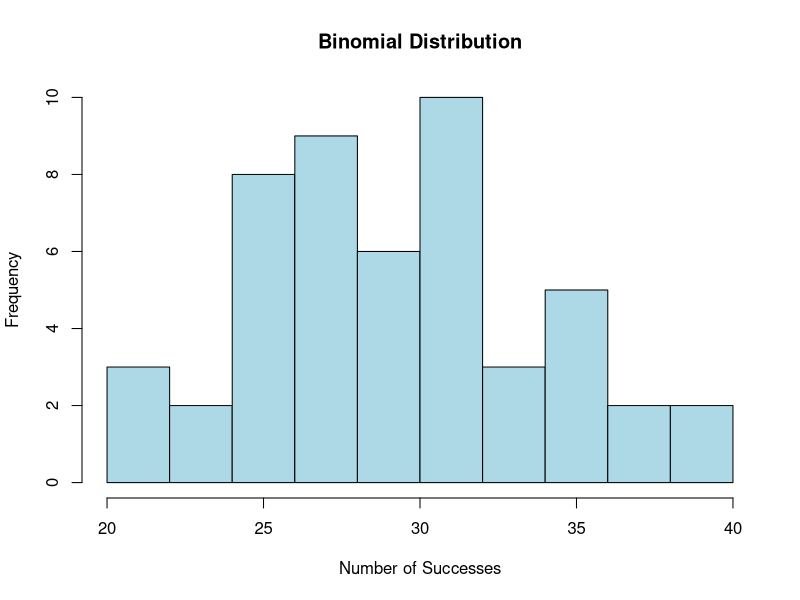
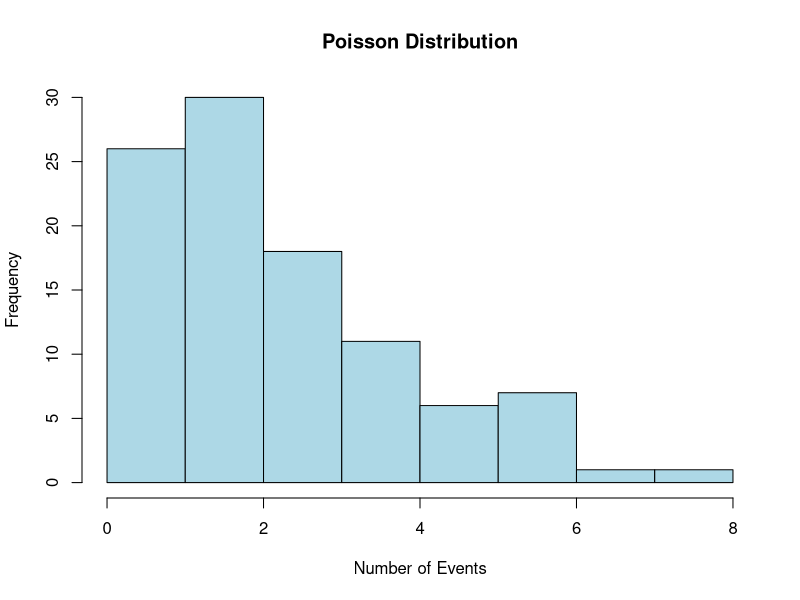

Write the R code that produced these figures, in order.
## ---- chunk 1
# Sample data set
data_set <- c(12, 15, 18, 21, 24, 27, 30, 33, 36, 39)

# Calculate the mean
mean_value <- mean(data_set)
cat("Mean:", mean_value, "\n")

# Calculate the sample standard deviation
std_deviation <- sd(data_set)
cat("Standard Deviation:", std_deviation, "\n")

# Calculate the sample variance
variance <- var(data_set)
cat("Variance:", variance, "\n")
## ---- chunk 2
# Define the possible values and their corresponding probabilities
values <- c(1, 2, 3, 4, 5)
probabilities <- c(0.1, 0.2, 0.3, 0.2, 0.2)

# Calculate the mean (expected value)
mean_value <- sum(values * probabilities)

# Print the result
cat("Mean (Expected Value) =", mean_value, "\n")
## ---- chunk 3
wt <- c(5,  5,  4,  1)/15
x <- c(3.7,3.3,3.5,2.8)
xm <- weighted.mean(x, wt)
xm
## ---- chunk 4
# Define the values of the random variable (x_i)
values <- c(1, 2, 3, 4, 5)

# Define the probabilities (P(x_i))
probabilities <- c(0.2, 0.3, 0.1, 0.2, 0.2)

# Calculate the mean (expected value) of the random variable
mean_x <- sum(values * probabilities)

# Calculate the variance using the formula
variance <- sum((values - mean_x)^2 * probabilities)

# Print the variance
cat("Variance:", variance, "\n")

## ---- chunk 5
# Create a sample vector
data_vector <- c(12, 45, 23, 67, 8, 34, 19)

# Calculate the median
median_value <- median(data_vector)

# Print the median
cat("Median:", median_value, "\n")

## ---- chunk 6
# Set the parameters for the binomial distribution
n <- 100    # Number of trials
p <- 0.3    # Probability of success in each trial

# Generate a dataset with a binomial distribution
binomial_data <- rbinom(50, size = n, prob = p)

# Print the generated dataset
print(binomial_data)

# Create a histogram to visualize the data
hist(binomial_data, main = "Binomial Distribution", xlab = "Number of Successes", 
     ylab = "Frequency", col = "lightblue", border = "black")

# verify the mean =np, and var=npq
# Sample mean
mean(binomial_data) 
# Theoretical mean
n*p
# Sample variance 
var(binomial_data)
# Theoretical variance 
n*p*(1-p)
## ---- chunk 7
# Set the parameters for the binomial distribution
x <- 2     # Number of successes (the outcome you want to calculate the 
           # probability for)
n <- 10    # Number of trials
p <- 0.3   # Probability of success in each trial

# Calculate the probability of getting 'x' successes in 'n' trials
probability <- dbinom(x, size = n, prob = p)

# Print the calculated probability
cat("Probability of", x, "successes in", n, "trials:", probability, "\n")


## ---- chunk 8
# Calculate the cumulative probability that X is less than or equal to 3
cumulative_prob <- pbinom(3, size = 10, prob = 0.3)

# Print the cumulative probability
cat("Cumulative Probability:", cumulative_prob, "\n")
## ---- chunk 9
# Set the parameters for the Poisson distribution
lambda <- 3  # Mean (average) rate of events

# Generate a dataset with a Poisson distribution
poisson_data <- rpois(n = 100, lambda = lambda)

# Print the generated dataset
print(poisson_data)

# Create a histogram to visualize the data
hist(poisson_data, main = "Poisson Distribution", xlab = "Number of Events", 
     ylab = "Frequency", col = "lightblue", border = "black")

# Sample mean
mean(poisson_data)
#Theoretical mean = lambda

# Sample Variance
var(poisson_data)
#Theoretical variance = lambda
## ---- chunk 10
# Set the parameters for the Poisson distribution
x <- 2     # The specific value for which you want to calculate the probability
lambda <- 3  # Mean (average) rate of events

# Calculate the probability of getting exactly 'x' events
probability <- dpois(x, lambda)

# Print the calculated probability
cat("Probability of", x, "events:", probability, "\n")
## ---- chunk 11
# Set the parameters for the Poisson distribution
x <- 2  # The specific value to calculate the cumulative probability
lambda <- 3  # Mean (average) rate of events

# Calculate the cumulative probability of getting less than or equal to 'x' events
cumulative_prob <- ppois(x, lambda)

# Print the calculated cumulative probability
cat("Cumulative Probability of less than or equal to", x, "events:", 
    cumulative_prob, "\n")
